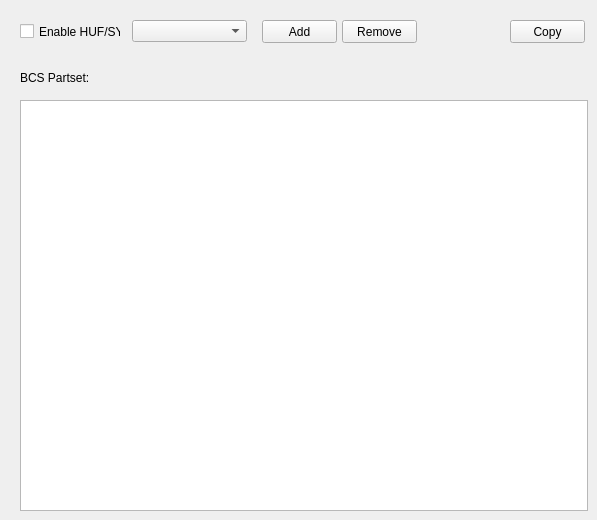
    <widget class="QWidget" name="hufTab">
     <property name="autoFillBackground">
      <bool>true</bool>
     </property>
     <attribute name="title">
      <string>HUF/SYF</string>
     </attribute>
     <widget class="QCheckBox" name="hufEnableCheck">
      <property name="geometry">
       <rect>
        <x>20</x>
        <y>23</y>
        <width>101</width>
        <height>17</height>
       </rect>
      </property>
      <property name="text">
       <string>Enable HUF/SYF</string>
      </property>
     </widget>
     <widget class="QPushButton" name="hufRemoveButton">
      <property name="geometry">
       <rect>
        <x>342</x>
        <y>20</y>
        <width>75</width>
        <height>23</height>
       </rect>
      </property>
      <property name="text">
       <string>Remove</string>
      </property>
     </widget>
     <widget class="QLabel" name="label_15">
      <property name="geometry">
       <rect>
        <x>20</x>
        <y>70</y>
        <width>111</width>
        <height>16</height>
       </rect>
      </property>
      <property name="text">
       <string>BCS Partset:</string>
      </property>
     </widget>
     <widget class="QPushButton" name="hufAddButton">
      <property name="geometry">
       <rect>
        <x>262</x>
        <y>20</y>
        <width>75</width>
        <height>23</height>
       </rect>
      </property>
      <property name="text">
       <string>Add</string>
      </property>
     </widget>
     <widget class="QToolButton" name="hufCopyButton">
      <property name="geometry">
       <rect>
        <x>510</x>
        <y>20</y>
        <width>75</width>
        <height>23</height>
       </rect>
      </property>
      <property name="text">
       <string>Copy</string>
      </property>
      <property name="popupMode">
       <enum>QToolButton::InstantPopup</enum>
      </property>
      <property name="toolButtonStyle">
       <enum>Qt::ToolButtonTextOnly</enum>
      </property>
     </widget>
     <widget class="QComboBox" name="hufComboBox">
      <property name="geometry">
       <rect>
        <x>132</x>
        <y>20</y>
        <width>115</width>
        <height>22</height>
       </rect>
      </property>
     </widget>
     <widget class="QTextEdit" name="hufBcsEdit">
      <property name="geometry">
       <rect>
        <x>20</x>
        <y>100</y>
        <width>568</width>
        <height>411</height>
       </rect>
      </property>
     </widget>
    </widget>
